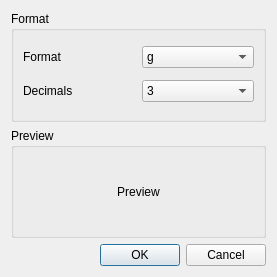
<?xml version="1.0" encoding="UTF-8"?>
<ui version="4.0">
 <class>Dialog</class>
 <widget class="QDialog" name="Dialog">
  <property name="geometry">
   <rect>
    <x>0</x>
    <y>0</y>
    <width>277</width>
    <height>277</height>
   </rect>
  </property>
  <property name="windowTitle">
   <string>Format fmt..</string>
  </property>
  <layout class="QVBoxLayout" name="verticalLayout">
   <item>
    <widget class="QGroupBox" name="groupBox">
     <property name="title">
      <string>Format</string>
     </property>
     <layout class="QGridLayout" name="gridLayout">
      <item row="0" column="0">
       <widget class="QLabel" name="format_label">
        <property name="text">
         <string>Format</string>
        </property>
       </widget>
      </item>
      <item row="0" column="1">
       <widget class="QComboBox" name="combo_fmt">
        <item>
         <property name="text">
          <string>g</string>
         </property>
        </item>
        <item>
         <property name="text">
          <string>f</string>
         </property>
        </item>
        <item>
         <property name="text">
          <string>e</string>
         </property>
        </item>
       </widget>
      </item>
      <item row="1" column="0">
       <widget class="QLabel" name="decimals_label">
        <property name="text">
         <string>Decimals</string>
        </property>
       </widget>
      </item>
      <item row="1" column="1">
       <widget class="QComboBox" name="combo_decimals">
        <property name="currentIndex">
         <number>2</number>
        </property>
        <item>
         <property name="text">
          <string>1</string>
         </property>
        </item>
        <item>
         <property name="text">
          <string>2</string>
         </property>
        </item>
        <item>
         <property name="text">
          <string>3</string>
         </property>
        </item>
        <item>
         <property name="text">
          <string>4</string>
         </property>
        </item>
        <item>
         <property name="text">
          <string>5</string>
         </property>
        </item>
        <item>
         <property name="text">
          <string>6</string>
         </property>
        </item>
        <item>
         <property name="text">
          <string>7</string>
         </property>
        </item>
        <item>
         <property name="text">
          <string>8</string>
         </property>
        </item>
        <item>
         <property name="text">
          <string>9</string>
         </property>
        </item>
       </widget>
      </item>
     </layout>
    </widget>
   </item>
   <item>
    <widget class="QGroupBox" name="groupBox_2">
     <property name="title">
      <string>Preview</string>
     </property>
     <layout class="QHBoxLayout" name="horizontalLayout">
      <item>
       <widget class="QLabel" name="preview_label">
        <property name="text">
         <string>Preview</string>
        </property>
        <property name="alignment">
         <set>Qt::AlignCenter</set>
        </property>
       </widget>
      </item>
     </layout>
    </widget>
   </item>
   <item>
    <widget class="QDialogButtonBox" name="buttonBox">
     <property name="orientation">
      <enum>Qt::Horizontal</enum>
     </property>
     <property name="standardButtons">
      <set>QDialogButtonBox::Cancel|QDialogButtonBox::Ok</set>
     </property>
    </widget>
   </item>
  </layout>
 </widget>
 <tabstops>
  <tabstop>combo_fmt</tabstop>
  <tabstop>combo_decimals</tabstop>
 </tabstops>
 <resources/>
 <connections>
  <connection>
   <sender>buttonBox</sender>
   <signal>accepted()</signal>
   <receiver>Dialog</receiver>
   <slot>accept()</slot>
   <hints>
    <hint type="sourcelabel">
     <x>248</x>
     <y>254</y>
    </hint>
    <hint type="destinationlabel">
     <x>157</x>
     <y>274</y>
    </hint>
   </hints>
  </connection>
  <connection>
   <sender>buttonBox</sender>
   <signal>rejected()</signal>
   <receiver>Dialog</receiver>
   <slot>reject()</slot>
   <hints>
    <hint type="sourcelabel">
     <x>316</x>
     <y>260</y>
    </hint>
    <hint type="destinationlabel">
     <x>286</x>
     <y>274</y>
    </hint>
   </hints>
  </connection>
 </connections>
</ui>
